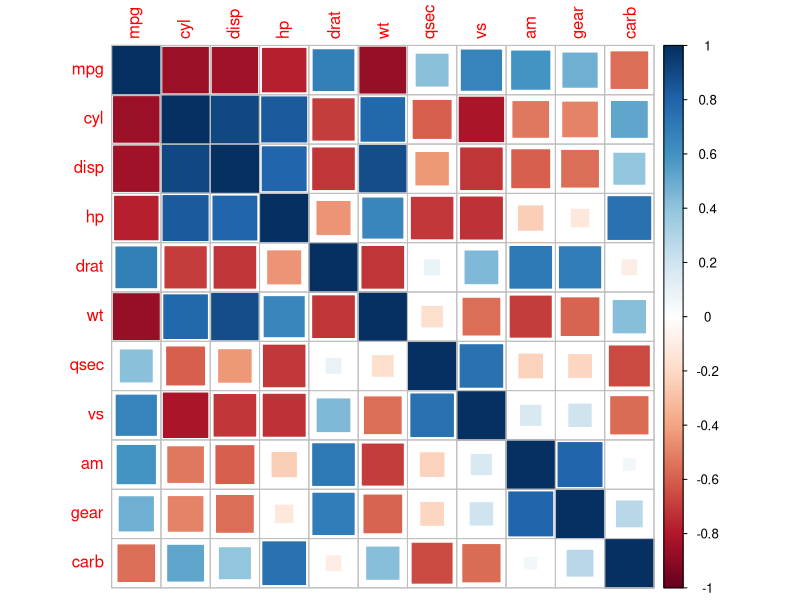

Recreate this plot in R.
## ---- chunk 1
library(corrplot)
## ---- chunk 2
mat <- cor(mtcars)
corrplot(mat, method = "square")
# corrplot(mat, method = "number")
